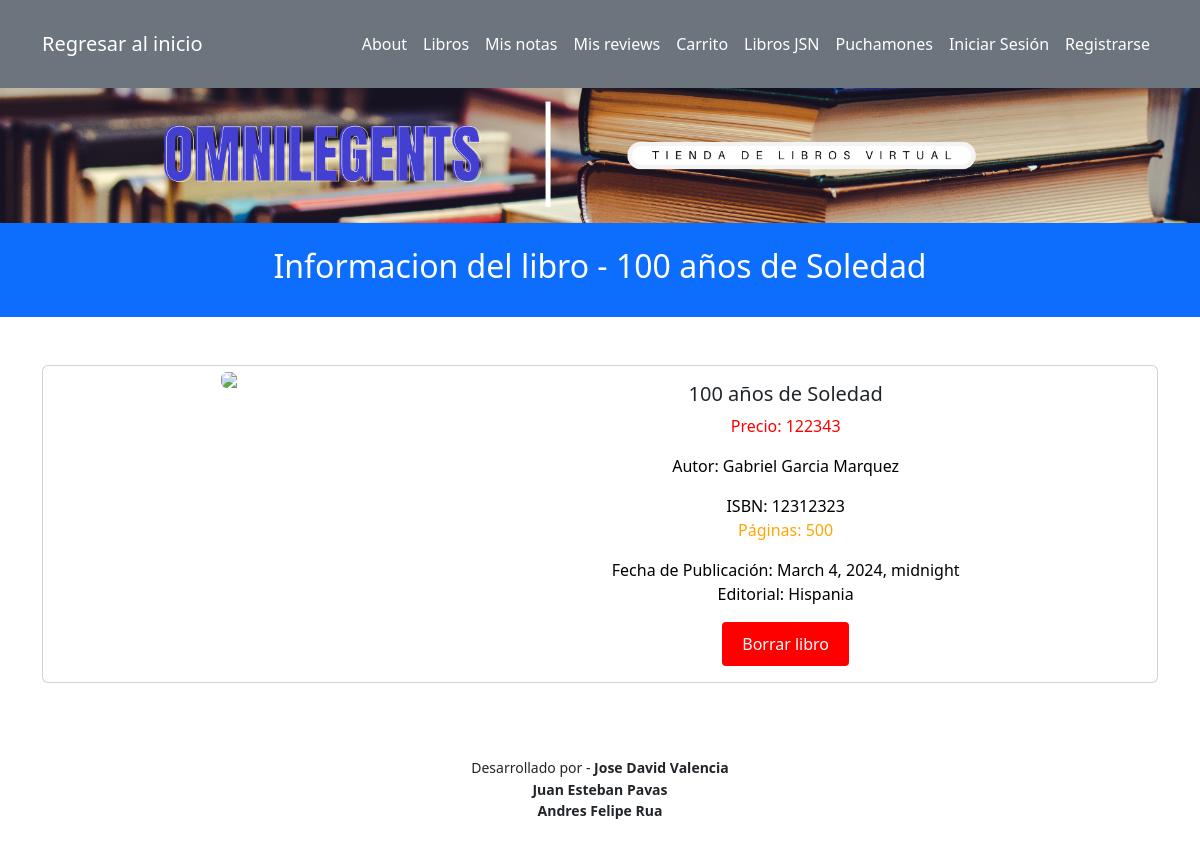
The page /libros/3 on the database its author committed.
### pages/models.py (models this page shows, shortened)
class Libro(models.Model):
    Titulo = models.CharField(max_length=255)
    Autor = models.CharField (max_length= 100)
    ISBN = models.IntegerField()
    Numero_paginas = models.IntegerField()
    Editorial = models.CharField (max_length= 290)
    Fecha_publicacion = models.DateTimeField()
    precio = models.IntegerField()

### pages/views.py (the view)
# urls.py: path('libros/<str:id>', LibroShowView.as_view(), name='show'),
class LibroShowView(View):
    template_name = 'libros/show.html'
    def get(self, request, id):
        try:
            libro_id = int(id)
            if libro_id < 1:
                raise ValueError(_("El id del libro debe ser mayor a 1"))
            libro = get_object_or_404(Libro, pk=libro_id)
        except (ValueError, IndexError):
            return HttpResponseRedirect(reverse('home'))
        viewData = {
            "title": _("Tienda de Libros - {}").format(libro.Titulo),
            "subtitle": _("Informacion del libro - {}").format(libro.Titulo),
            "libro": libro,
        }
        return render(request, self.template_name, viewData)

### pages/templates/libros/show.html (shortened to what this page needs)
{% extends 'pages/base.html' %}
{% load i18n %}
{% block header_title %} {{ subtitle }} {% endblock %}
{% block content %}
<div class="card mb-3">
  <div class="row g-0">
    <div class="col-md-4">
      <img src="https://cdn.pixabay.com/photo/2015/11/19/21/10/glasses-1052010_640.jpg" class="img-fluid rounded-start">
    </div>
    <div class="col-md-8">
      <div class="card-body">
        <h5 class="card-title">{{ libro.Titulo }}</h5>
        {% if libro.precio > 100000 %}
          <p class="card-text" style="color: red;">Precio: {{ libro.precio }}</p>
        {% else %}
          <p class="card-text">Precio: {{ libro.precio }}</p>
        {% endif %}
        <p class="card-text text-black">Autor: {{ libro.Autor }}</p>
        <div class="card-text text-black">ISBN: {{ libro.ISBN }}</div>
        {% if libro.Numero_paginas > 600 %}
            <p class="card-text" style="color: red;">Páginas: {{ libro.Numero_paginas }}</p>
        {% elif libro.Numero_paginas < 300 %}
            <p class="card-text" style="color: green;">Páginas: {{ libro.Numero_paginas }}</p>
        {% else %}
            <p class="card-text" style="color: orange;">Páginas: {{ libro.Numero_paginas }}</p>
        {% endif %}
          <div class="card-text text-black">Fecha de Publicación: {{ libro.Fecha_publicacion }}</div>
          <div class="card-text text-black">Editorial: {{ libro.Editorial }}</div>
        <a class="nav-link active button-red" href="{% url 'libro_delete' id=libro.id %}">{% trans "Borrar libro" %}</a>
      </div>
    </div>
  </div>
</div>
{% endblock %}

### pages/templates/libros/show.html (style rules this page uses)
.button-red { display: inline-block; padding: 10px 20px; background-color: red; color: white; text-align: center; text-decoration: none; border: none; border-radius: 4px; cursor: pointer; }

### rows shown on the page
Libro: Titulo "100 años de Soledad", precio "122343", Autor "Gabriel Garcia Marquez", ISBN "12312323", Numero_paginas "500", Fecha_publicacion "March 4, 2024, midnight", Editorial "Hispania"

### other values the page prints
{{ subtitle }} "Informacion del libro - 100 años de Soledad"
